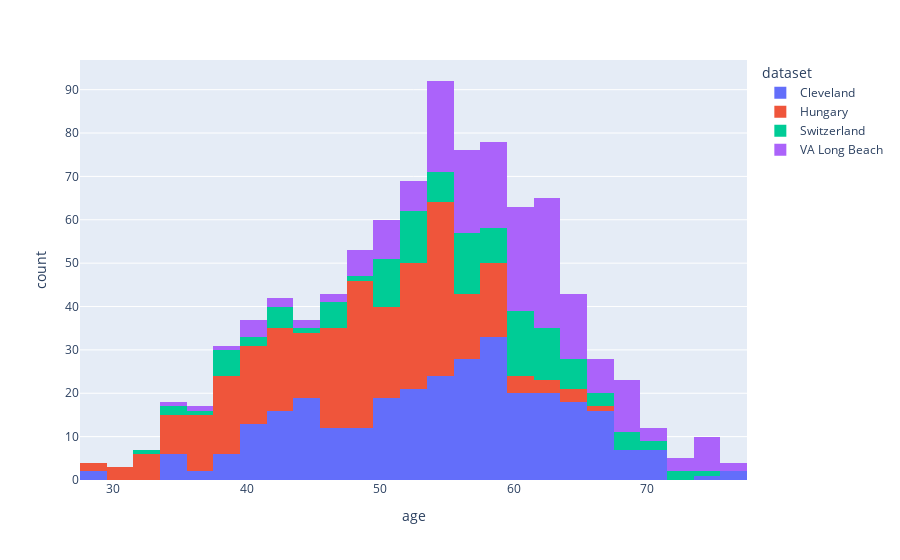

The cell this chart's notebook holds for it:
### Code cell
# let's make a plot to see the distribution of age with respect to dataset:

plt.figure(figsize=(10, 6))
fig = px.histogram(df, x='age', color='dataset')
fig.show()

### Figure 1 — Plotly figure (JSON) as saved in the notebook; plotly's stock layout.template omitted (floating-point values rounded to 4 significant figures; data arrays with more than 128 entries replaced by an {"elided": "..."} marker saying what was removed)
{"data": [{"alignmentgroup": "True", "bingroup": "x", "hovertemplate": "dataset=Cleveland<br>age=%{x}<br>count=%{y}<extra></extra>", "legendgroup": "Cleveland", "marker": {"color": "#636efa", "pattern": {"shape": ""}}, "name": "Cleveland", "offsetgroup": "Cleveland", "orientation": "v", "showlegend": true, "type": "histogram", "x": {"elided": "304 int values"}, "xaxis": "x", "yaxis": "y"}, {"alignmentgroup": "True", "bingroup": "x", "hovertemplate": "dataset=Hungary<br>age=%{x}<br>count=%{y}<extra></extra>", "legendgroup": "Hungary", "marker": {"color": "#EF553B", "pattern": {"shape": ""}}, "name": "Hungary", "offsetgroup": "Hungary", "orientation": "v", "showlegend": true, "type": "histogram", "x": {"elided": "293 int values"}, "xaxis": "x", "yaxis": "y"}, {"alignmentgroup": "True", "bingroup": "x", "hovertemplate": "dataset=Switzerland<br>age=%{x}<br>count=%{y}<extra></extra>", "legendgroup": "Switzerland", "marker": {"color": "#00cc96", "pattern": {"shape": ""}}, "name": "Switzerland", "offsetgroup": "Switzerland", "orientation": "v", "showlegend": true, "type": "histogram", "x": [32, 34, 35, 36, 38, 38, 38, 38, 38, 38, 40, 41, 42, 42, 43, 43, 43, 45, 46, 46, 47, 47, 47, 47, 48, 50, 50, 50, 50, 51, 51, 51, 51, 51, 51, 51, 52, 52, 52, 52, 53, 53, 53, 53, 53, 53, 53, 53, 54, 54, 54, 55, 55, 55, 55, 56, 56, 56, 56, 56, 56, 56, 56, 57, 57, 57, 57, 57, 57, 58, 58, 58, 59, 59, 59, 59, 59, 60, 60, 60, 60, 60, 60, 61, 61, 61, 61, 61, 61, 61, 61, 61, 62, 62, 62, 62, 62, 62, 62, 63, 63, 63, 63, 63, 64, 64, 64, 65, 65, 65, 65, 66, 66, 67, 68, 68, 69, 69, 70, 70, 72, 73, 74], "xaxis": "x", "yaxis": "y"}, {"alignmentgroup": "True", "bingroup": "x", "hovertemplate": "dataset=VA Long Beach<br>age=%{x}<br>count=%{y}<extra></extra>", "legendgroup": "VA Long Beach", "marker": {"color": "#ab63fa", "pattern": {"shape": ""}}, "name": "VA Long Beach", "offsetgroup": "VA Long Beach", "orientation": "v", "showlegend": true, "type": "histogram", "x": {"elided": "200 int values"}, "xaxis": "x", "yaxis": "y"}], "layout": {"barmode": "relative", "legend": {"title": {"text": "dataset"}, "tracegroupgap": 0}, "margin": {"t": 60}, "xaxis": {"anchor": "y", "domain": [0, 1], "title": {"text": "age"}}, "yaxis": {"anchor": "x", "domain": [0, 1], "title": {"text": "count"}}}}
